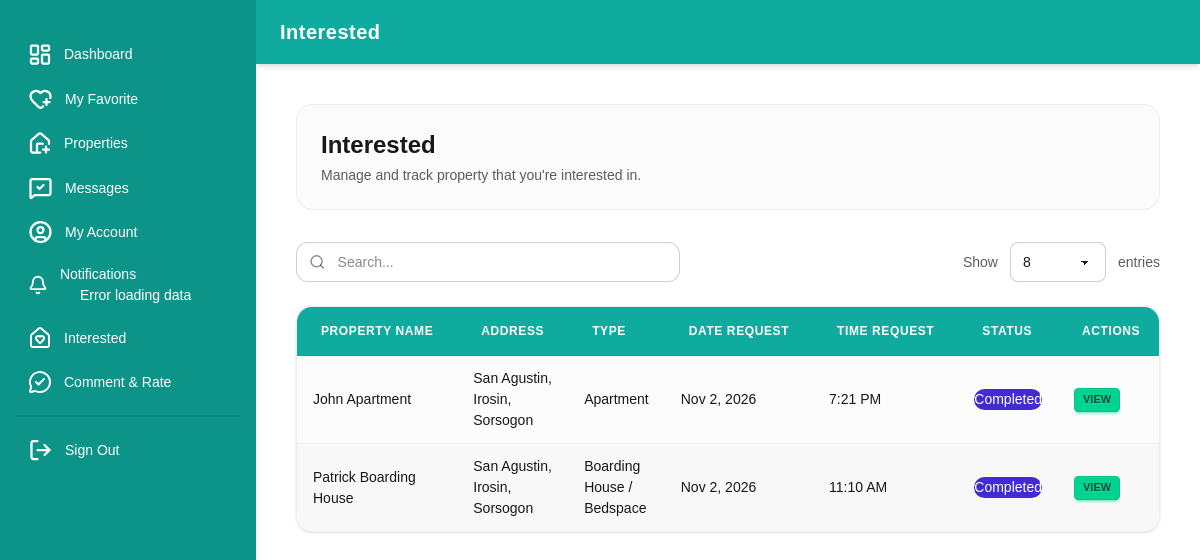
The page /users/interested.php (signed in) on the database its author committed.
### tables this page shows
CREATE TABLE IF NOT EXISTS `interested` (
  `int_id` int NOT NULL AUTO_INCREMENT,
  `user_id` varchar(255) DEFAULT NULL,
  `landlord_id` varchar(255) DEFAULT NULL,
  `data_id` varchar(255) DEFAULT NULL,
  `date_sent` date DEFAULT NULL,
  `time_sent` time DEFAULT NULL,
  `status` varchar(255) DEFAULT NULL,
  PRIMARY KEY (`int_id`)
);

CREATE TABLE IF NOT EXISTS `landlord` (
  `landlord_id` varchar(255) NOT NULL DEFAULT '',
  `user_id` varchar(255) DEFAULT NULL,
  `province` varchar(255) DEFAULT NULL,
  `municipality` varchar(255) DEFAULT NULL,
  `barangay` varchar(255) DEFAULT NULL,
  `type` varchar(255) DEFAULT NULL,
  `property_name` varchar(255) DEFAULT NULL,
  `date_request` date DEFAULT NULL,
  `status` varchar(255) DEFAULT NULL,
  `longitude` varchar(255) DEFAULT NULL,
  `latitude` varchar(255) DEFAULT NULL,
  PRIMARY KEY (`landlord_id`)
);

### config.php (called while the page is built, shortened)
<?php
    if(isset($_SESSION['user_login'])){
        $user_id_login = $_SESSION['user_login'];
    }
?>

### users/interested.php (the view, shortened to what this page needs)
<?php
include '../config.php';
function getInterestDetail($conn, $type, $data_id, $property_name) {
    switch ($type) {
        case 'Boarding House / Bedspace':
            $q = $conn->prepare("SELECT boarding_id, bed_number, status, num_decks, image, rent_id
                                 FROM boarding_house WHERE boarding_id = ?");
            $q->bind_param("s", $data_id);
            $q->execute();
            $b = $q->get_result()->fetch_assoc();
            return [
                'title'  => 'Bed #' . $b['bed_number'],
                'image'  => '../assets/uploads/' . $b['image'],
                'status' => $b['status'],
                'fields' => [
                    'Decks'    => $b['num_decks'],
                    'Property' => $property_name,
                ],
                'link'   => 'boarding_details.php?id=' . urlencode($b['rent_id']),
            ];
        case 'Apartment':
            $q = $conn->prepare("
                SELECT a.apartment_id, a.apartment_type, a.status, a.rent_id,
                       r.name, r.price, r.rate, r.image_cover
                FROM apartment AS a
                LEFT JOIN rentspace AS r ON r.rent_id = a.rent_id
                WHERE a.apartment_id = ?
            ");
            $q->bind_param("s", $data_id);
            $q->execute();
            $a = $q->get_result()->fetch_assoc();
            return [
                'title'  => $a['name'] ?? 'Apartment',
                'image'  => '../assets/uploads/' . $a['image_cover'],
                'status' => $a['status'],
                'fields' => [
                    'Type'     => $a['apartment_type'],
                    'Price'    => '₱' . number_format((float)$a['price'], 2) . ' / ' . ($a['rate'] ?: 'month'),
                    'Property' => $property_name,
                ],
                'link'   => 'apartment_details.php?id=' . urlencode($a['rent_id']),
            ];
    }
}
?>
<!DOCTYPE html>
<html lang="en">
<head>
    <link rel="stylesheet" href="../assets/styles/daisy_ui.css">
    <link rel="stylesheet" href="../assets/styles/index.css">
    <script src="../assets/scripts/tailwind.js"></script>
</head>
<body class="bg-base-100 min-h-screen">
  <div class="drawer lg:drawer-open">
    <div class="drawer-content flex flex-col bg-base-100">
      <nav class="navbar w-full bg-[#0fab9e] text-white shadow-md px-6 min-h-[4rem]">
        <div class="flex items-center gap-3">
          <div class="text-xl font-bold tracking-wide">Interested</div>
        </div>
      </nav>
      <main class="p-6 lg:p-10 max-w-7xl w-full mx-auto">
        <div class="flex flex-col sm:flex-row justify-between items-start sm:items-center gap-4 mb-8 bg-base-200/60 p-6 rounded-2xl border border-base-300">
          <div>
            <h1 class="text-2xl font-extrabold text-base-content">Interested</h1>
            <p class="text-sm text-base-content/70 mt-1">Manage and track property that you're interested in.</p>
          </div>
        </div>
        <div class="flex flex-col md:flex-row justify-between items-center gap-4 mb-6">
          <label class="input input-bordered flex items-center gap-3 w-full md:w-96 rounded-xl bg-base-100">
            <svg xmlns="http://www.w3.org/2000/svg" width="18" height="18" viewBox="0 0 24 24" fill="none" stroke="currentColor" stroke-width="2" stroke-linecap="round" stroke-linejoin="round" class="text-base-content/50"><circle cx="11" cy="11" r="8"/><path d="m21 21-4.34-4.34"/></svg>
            <input type="search" class="search_data2 w-full focus:outline-none bg-transparent text-sm" placeholder="Search..." />
          </label>
          <div class="flex items-center gap-3 w-full md:w-auto justify-end">
            <span class="text-sm text-base-content/70">Show</span>
            <select id="entries_limit2" class="select select-bordered select-sm rounded-lg w-24 bg-base-100">
              <option value="8" selected>8</option>
            </select>
            <span class="text-sm text-base-content/70">entries</span>
          </div>
        </div>
        <div class="bg-base-200/40 border border-base-300 rounded-2xl shadow-sm overflow-hidden">
          <div class="overflow-x-auto">
            <table class="table table-zebra w-full text-left">
              <thead>
                <tr class="bg-[#0fab9e] text-white uppercase text-xs tracking-wider">
                  <th class="py-4 px-6 font-semibold">Property Name</th>
                  <th class="py-4 px-6 font-semibold">Address</th>
                  <th class="py-4 px-6 font-semibold">Type</th>
                  <th class="py-4 px-6 font-semibold">Date Request</th>
                  <th class="py-4 px-6 font-semibold">Time Request</th>
                  <th class="py-4 px-6 font-semibold">Status</th>
                  <th class="py-4 px-6 font-semibold">Actions</th>
                </tr>
              </thead>
              <tbody class="myTable2 divide-y divide-base-300">
                <?php
                $get_data = $conn->prepare("
                    SELECT l.province, l.municipality, l.barangay, l.type, l.property_name,
                           i.status, i.data_id, i.date_sent, i.time_sent, i.int_id
                    FROM `interested` AS i
                    LEFT JOIN landlord AS l ON l.landlord_id = i.landlord_id
                    WHERE i.user_id = ?
                    ORDER BY i.date_sent DESC, i.time_sent DESC
                ");
                $get_data->bind_param("s", $user_id_login);
                $get_data->execute();
                $result = $get_data->get_result();
                while ($row = $result->fetch_assoc()) {
                    $status = $row['status'];
                    if ($status === "Pending") {
                        $bg_color = 'bg-warning';
                    } elseif ($status === "Decline") {
                        $bg_color = 'bg-error';
                    } elseif ($status === "Reserved") {
                        $bg_color = 'bg-primary';
                    } elseif ($status === "Completed") {
                        $bg_color = 'bg-primary text-white';
                    } else {
                        $bg_color = 'bg-success';
                    }
                    $detail = getInterestDetail($conn, $row['type'], $row['data_id'], $row['property_name']);
                ?>
                  <tr class="data-row2">
                    <td><?= htmlspecialchars($row['property_name'] ?? ''); ?></td>
                    <td><?= htmlspecialchars(($row['barangay'] ?? '') . ', ' . ($row['municipality'] ?? '') . ', ' . ($row['province'] ?? '')); ?></td>
                    <td><?= htmlspecialchars($row['type'] ?? ''); ?></td>
                    <td><?= date('M j, Y', strtotime($row['date_sent'])); ?></td>
                    <td><?= date('g:i A', strtotime($row['time_sent'])); ?></td>
                    <td>
                      <p class="<?= $bg_color; ?> rounded-full p-0 text-center"><?= htmlspecialchars($status); ?></p>
                    </td>
                    <td>
                      <?php if ($detail): ?>
                        <button type="button" class="btn btn-success btn-xs"
                                data-detail="<?= htmlspecialchars(json_encode($detail), ENT_QUOTES); ?>"
                                onclick="openInfoModal(this)">VIEW</button>
                      <?php else: ?>
                        <span class="text-xs text-base-content/50">N/A</span>
                      <?php endif; ?>
                    </td>
                  </tr>
                <?php } ?>
              </tbody>
            </table>
          </div>
        </div>
      </main>
    </div>
    <div class="drawer-side z-40">
      <?php include 'drawer.php'; ?>
    </div>
  </div>
</body>
</html>

### assets/styles/index.css (style rules this page uses)
* { font-family: 'Roboto Variable', sans-serif; scroll-behavior: smooth; }

### rows shown on the page
interested: landlord.property_name "John Apartment", landlord.province "San Agustin, Irosin, Sorsogon", landlord.type "Apartment", date_sent "Nov 2, 2026", time_sent "7:21 PM", status "Completed"
interested: landlord.property_name "Patrick Boarding House", landlord.province "San Agustin, Irosin, Sorsogon", landlord.type "Boarding House / Bedspace", date_sent "Nov 2, 2026", time_sent "11:10 AM", status "Completed"
